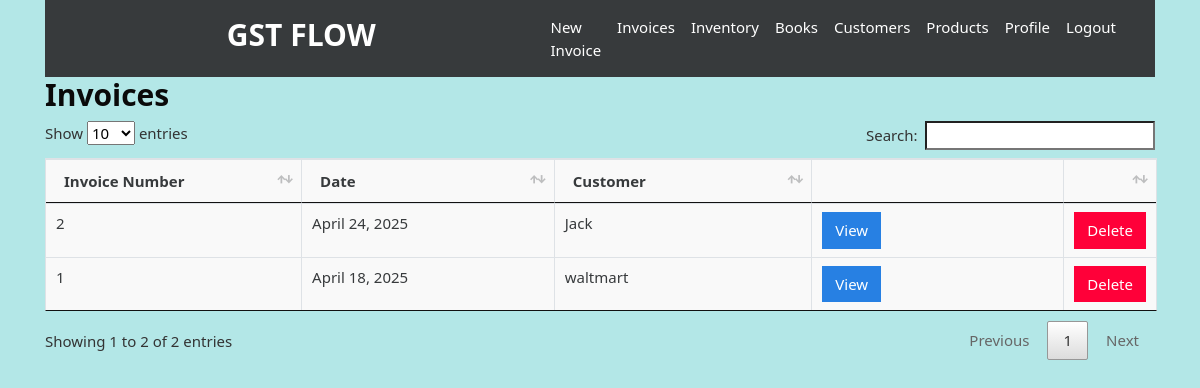
Page /invoices (signed in) on the committed database.
### gstbillingapp/models.py (models this page shows, shortened)
class Invoice(models.Model):
    user = models.ForeignKey(User, null=True, blank=True, on_delete=models.SET_NULL)
    invoice_number = models.IntegerField()
    invoice_date = models.DateField()
    invoice_customer = models.ForeignKey(
        'Customer',
        on_delete=models.SET_NULL,
        null=True
    )
    invoice_json = models.TextField()
    inventory_reflected = models.BooleanField(default=True)
    books_reflected = models.BooleanField(default=True)

class Customer(models.Model):
    user = models.ForeignKey(User, null=True, blank=True, on_delete=models.SET_NULL)
    customer_name = models.CharField(max_length=200)
    customer_address = models.TextField(max_length=600, blank=True, null=True)
    customer_phone = models.CharField(max_length=14, blank=True, null=True)
    customer_gst = models.CharField(max_length=15, blank=True, null=True)
    def __str__(self):
        return self.customer_name

### gstbillingapp/views.py (the view)
# urls.py: path('invoices', views.invoices, name='invoices'),
@login_required
def invoices(request):
    context = {}
    context['invoices'] = Invoice.objects.filter(user=request.user).order_by('-id')
    return render(request, 'gstbillingapp/invoices.html', context)

### gstbillingapp/templates/gstbillingapp/invoices.html (shortened to what this page needs)
{% extends "gstbillingapp/base.html" %}
{% load static %}
{% block content %}
		<h2 style="font-weight: bold;">Invoices</h2>
		<table class="table table-bordered" id="invoice-table">
		<thead>
			<tr>
				<th>Invoice Number</th>
				<th>Date</th>
				<th>Customer</th>
				<th></th>
				<th></th>
			</tr>
		</thead>
		<tbody class="two-col-form">
			{% for invoice in invoices %}
			<tr>
 				<td>{{invoice.invoice_number}}</td>
 				<td>{{invoice.invoice_date}}</td>
 				<td>{{invoice.invoice_customer}}</td>
				 <td><a href="{% url 'invoice_viewer' invoice.id %}"><button type="button" class="btn btn-primary">View</button></a></td>
				 <td><button type="button" class="btn btn-danger" data-toggle="modal" data-target="#invoiceDeleteModal" data-invoice-id="{{invoice.id}}" data-invoice-number="{{invoice.invoice_number}}, for {{invoice.invoice_customer}}">Delete</button></td>
			</tr>
			{% endfor %}
		</tbody>
		</table>
{% endblock %}

### gstbillingapp/static/gstbillingapp/main.css (style rules this page uses)
.table-bordered td, .table-bordered th { padding: 0.25em; }
.table-bordered tbody td, .table-bordered tbody th, .table-bordered thead th, .table-bordered thead td { background: #f9f9f9; }
.two-col-form td, .two-col-form th { width: 25%; }

### rows in the picture
Invoice: invoice_number "2", invoice_date "April 24, 2025", invoice_customer "Jack"
Invoice: invoice_number "1", invoice_date "April 18, 2025", invoice_customer "waltmart"
